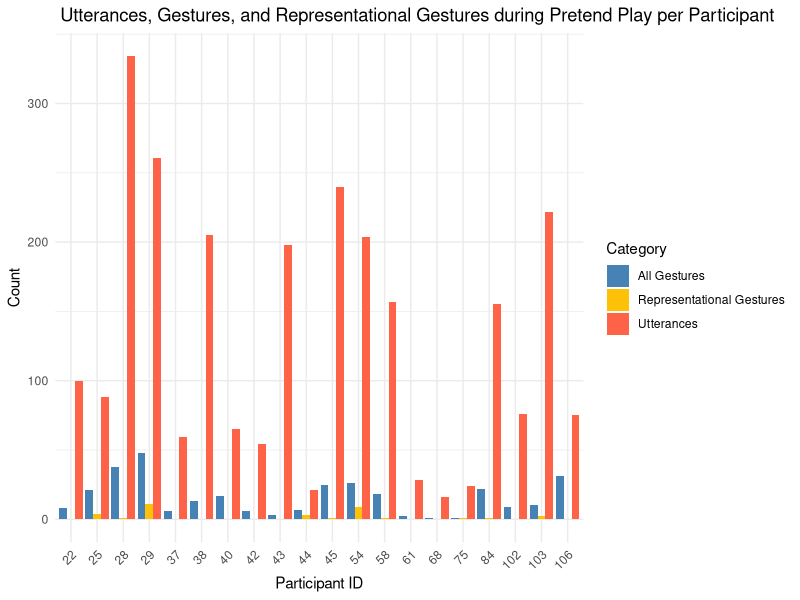
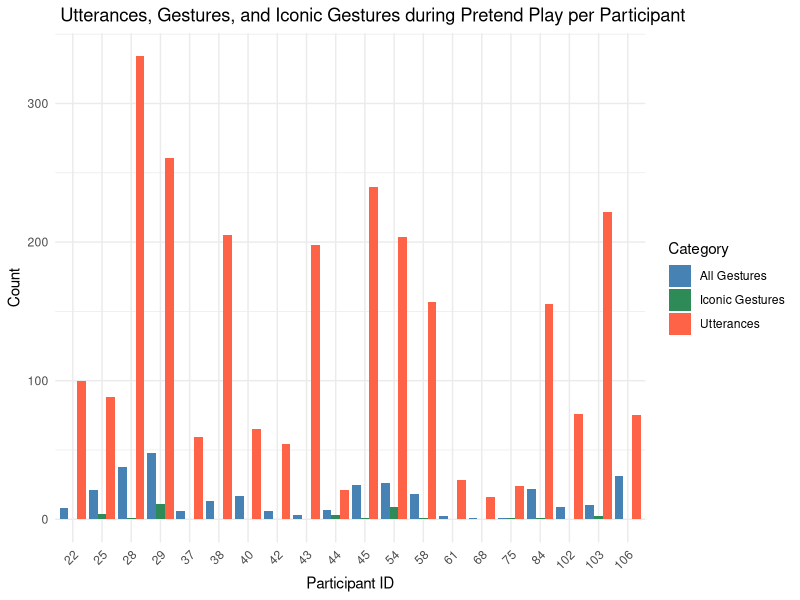
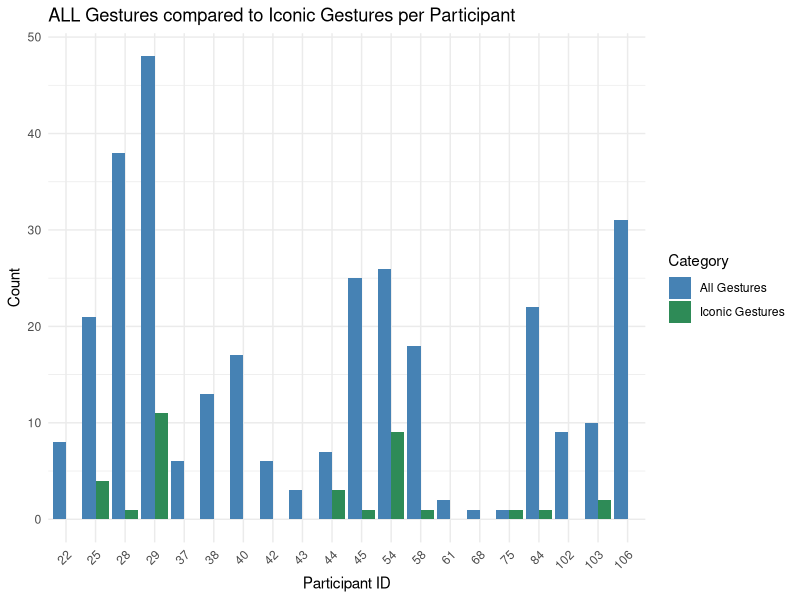
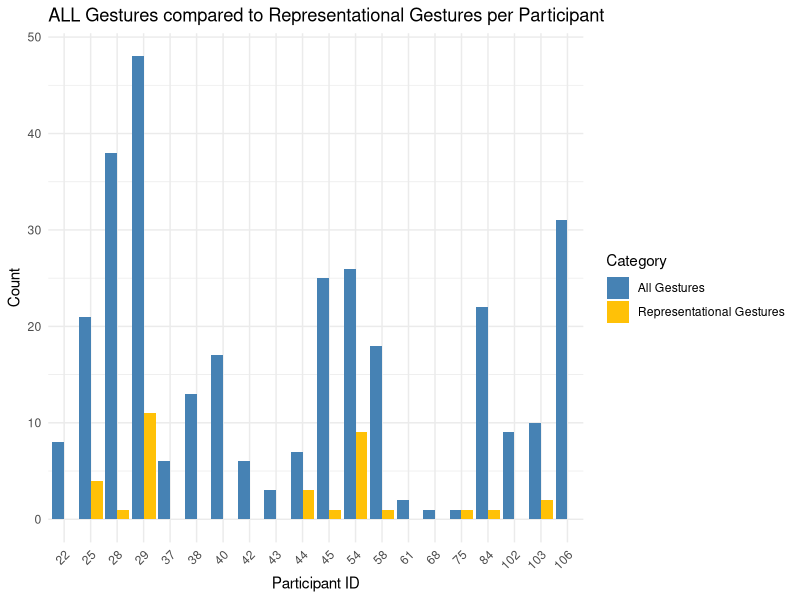

Source code (R) for these figures, in order:
## ---- chunk 1
knitr::opts_chunk$set(echo = TRUE)

library(dplyr)
library(tidyr)
library(ggplot2)
library(stringr)
library(knitr)

## ---- chunk 2
#library(dplyr)

# Create a data frame for demographics
#demographics <- tibble(
  #Characteristic = c("N (Total)", "Age (years)", "Gender", "Household Income", 
                     #"Race/Ethnicity", "Parental Education (years)"),
  #Description = c(
   # "20",
    #"M = 5.50, SD = 0.17",
    #"11 girls, 9 boys",
    #"Range: < $15K to > $100K; M = $60,875, SD = $32,830",
    #"2 African-American, 1 Latino, 13 Caucasian, 3 Mixed-Race",
    #"M = 16.1, SD = 1.77, Range = 12 to 18"
  #)
#)

#options(knitr.kable.NA = '') # Ensures missing values are empty

# Print as a table using kable
#kable(demographics, caption = "Demographic Characteristics of TD Children")

## ---- chunk 3

P2_H7_ALL <- read.csv('PN_Datasets/Pretend_Play/CSVs_of_Combined_Data_PP/P2_H7_ALL.csv')

# makes all c_form entries lower case
P2_H7_ALL$c_form <- tolower(P2_H7_ALL$c_form)

#list of all unique entries in c_form
unique(P2_H7_ALL$c_form)

# makes all column names lower case
colnames(P2_H7_ALL) <- tolower(colnames(P2_H7_ALL))

#list of column names
#colnames(P2_H7_ALL)

## ---- chunk 4

# Filter for rows where c_pret is 1, then count occurrences of c-form
PP_gest_overlap <- P2_H7_ALL %>%
  filter(c_pret == 1 & !is.na(c_form)) # Only keep rows where c_pret is 1 and c_form has any value

# View the result
#print(PP_gest_overlap)

## ---- chunk 5

# Generate summary statistics for the count column 'n'
cooccurance1 <- PP_gest_overlap %>%
  group_by(participant_id) %>%
  summarise(
    PP_gest_overlap_individual = n()
  )

print(cooccurance1)
## ---- chunk 6

# Filter for rows where c_pret is 1, then count occurrences of c_utt
PP_utts_overlap <- P2_H7_ALL %>%
  filter(c_pret == 1 & !is.na(c_utts)) # Only keep rows where c_pret is 1 and c_utt has any value

# View the result
# print(PP_utts_overlap)

## ---- chunk 7

cooccurance2 <- PP_utts_overlap %>%
  group_by(participant_id) %>%
  summarise(
    PP_utts_overlap_individual = n()
  )
 
print(cooccurance2)
## ---- chunk 8
PP_utts_gest_overlap <- full_join(cooccurance1, cooccurance2, by = "participant_id")

#print(PP_utts_gest_overlap)
## ---- chunk 9
# Filter for rows where c_pret is 1, then count occurrences of c-form
PP_gest_rep_overlap <- P2_H7_ALL %>%
  filter(c_pret == 1 & 
         str_detect(c_form,"iconic|iconic+shake|beat-iconic-nod|iconic~|iconic-point|iconic-iconic|point~.iconic|iconic - iconic|iconic-iconic-cont palm|palm-iconic|iconic-iconic-iconic|point~-iconic|iconic ~|point-iconic|point-iconic-point|metaphoric|demo"))

# View the result
#print(PP_gest_rep_overlap)
## ---- chunk 10

# Generate summary statistics for the count column 'n'
cooccurance4 <- PP_gest_rep_overlap %>%
  group_by(participant_id) %>%
  summarise(
    PP_gest_rep_overlap_individual = n()
  )

print(cooccurance4)

## ---- chunk 11
# Filter for rows where c_pret is 1, then count occurrences of c-form
PP_gest_icon_overlap <- P2_H7_ALL %>%
  filter(c_pret == 1 & 
         str_detect(c_form,"iconic|iconic+shake|beat-iconic-nod|iconic~|iconic-point|iconic-iconic|point~.iconic|iconic - iconic|iconic-iconic-cont palm|palm-iconic|iconic-iconic-iconic|point~-iconic|iconic ~|point-iconic|point-iconic-point")) # be sure to adjust specific words for each new dataset

# View the result
#print(PP_gest_icon_overlap)
## ---- chunk 12

# Generate summary statistics for the count column 'n'
cooccurance3 <- PP_gest_icon_overlap %>%
  group_by(participant_id) %>%
  summarise(
    PP_gest_icon_overlap_individual = n()
  )

print(cooccurance3)
## ---- chunk 13
PP_utts_gest_rep_overlap <- full_join(PP_utts_gest_overlap, cooccurance4, by = "participant_id")

print(PP_utts_gest_rep_overlap)
## ---- chunk 14

# Convert wide format to long format
long_data_rep <- PP_utts_gest_rep_overlap %>%
  pivot_longer(
    cols = -participant_id, # Convert all except participant_id
    names_to = "Category", 
    values_to = "Count"
  )

# Rename categories for better visualization
long_data_rep$Category <- recode(long_data_rep$Category, 
                             PP_gest_overlap_individual = "All Gestures",
                             PP_utts_overlap_individual = "Utterances",
                             PP_gest_rep_overlap_individual = "Representational Gestures")

#print(long_data_rep) # Check the long format structure
## ---- chunk 15
ggplot(long_data_rep, aes(x = factor(participant_id), y = Count, fill = Category)) +
  geom_bar(stat = "identity", position = "dodge") + 
  labs(
    title = " Utterances, Gestures, and Representational Gestures during Pretend Play per Participant",
    x = "Participant ID",
    y = "Count"
  ) +
  theme_minimal() +
  theme(axis.text.x = element_text(angle = 45, hjust = 1)) +  # Rotate x-axis labels
  scale_fill_manual(values = c("All Gestures" = "steelblue", 
                               "Utterances" = "tomato", 
                               "Representational Gestures" = "#FFC107"))  # Customize colors
## ---- chunk 16

PP_utts_gest_icon_overlap <- full_join(PP_utts_gest_overlap, cooccurance3, by = "participant_id")

print(PP_utts_gest_icon_overlap)

## ---- chunk 17

# Convert wide format to long format
long_data_icon <- PP_utts_gest_icon_overlap %>%
  pivot_longer(
    cols = -participant_id, # Convert all except participant_id
    names_to = "Category", 
    values_to = "Count"
  )

# Rename categories for better visualization
long_data_icon$Category <- recode(long_data_icon$Category, 
                             PP_gest_overlap_individual = "All Gestures",
                             PP_utts_overlap_individual = "Utterances",
                             PP_gest_icon_overlap_individual = "Iconic Gestures")

#print(long_data_icon) # Check the long format structure
## ---- chunk 18
ggplot(long_data_icon, aes(x = factor(participant_id), y = Count, fill = Category)) +
  geom_bar(stat = "identity", position = "dodge") + 
  labs(
    title = " Utterances, Gestures, and Iconic Gestures during Pretend Play per Participant",
    x = "Participant ID",
    y = "Count"
  ) +
  theme_minimal() +
  theme(axis.text.x = element_text(angle = 45, hjust = 1)) +  # Rotate x-axis labels
  scale_fill_manual(values = c("All Gestures" = "steelblue", 
                               "Utterances" = "tomato", 
                               "Iconic Gestures" = "seagreen"))  # Customize colors

## ---- chunk 19

# Filter out Utterances and keep only Gestures and Iconic Gestures
long_data_icon_filtered <- long_data_icon %>%
  filter(Category %in% c("All Gestures", "Iconic Gestures"))

# Create the grouped bar chart
ggplot(long_data_icon_filtered, aes(x = factor(participant_id), y = Count, fill = Category)) +
  geom_bar(stat = "identity", position = "dodge") + 
  labs(
    title = "ALL Gestures compared to Iconic Gestures per Participant",
    x = "Participant ID",
    y = "Count",
    fill = "Category"
  ) +
  theme_minimal() +
  theme(axis.text.x = element_text(angle = 45, hjust = 1)) +  
  scale_fill_manual(values = c("All Gestures" = "steelblue", 
                               "Iconic Gestures" = "seagreen"))  # Customize colors

## ---- chunk 20

# Filter out Utterances and keep only Gestures and Representational Gestures
long_data_rep_filtered <- long_data_rep %>%
  filter(Category %in% c("All Gestures", "Representational Gestures"))

# Create the grouped bar chart
ggplot(long_data_rep_filtered, aes(x = factor(participant_id), y = Count, fill = Category)) +
  geom_bar(stat = "identity", position = "dodge") + 
  labs(
    title = "ALL Gestures compared to Representational Gestures per Participant",
    x = "Participant ID",
    y = "Count",
    fill = "Category"
  ) +
  theme_minimal() +
  theme(axis.text.x = element_text(angle = 45, hjust = 1)) +  
  scale_fill_manual(values = c("All Gestures" = "steelblue", 
                               "Representational Gestures" = "#FFC107"))  # Customize colors

